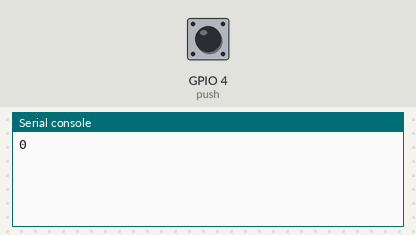
This program was run on a simulated ESP32 board running MicroPython. On the bench: the last lines printed to the serial console. Inputs (shaded band) come from the test bench; at power-on: GPIO 4 (push) LOW.

Above: at 1.2 s.
1.3 s: GPIO 4 (push) pulled HIGH for 2.35 s
At 2.6 s:
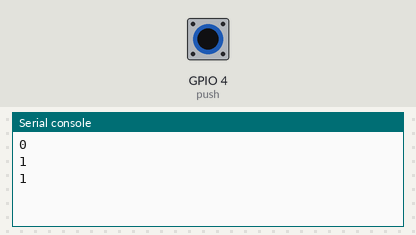
5.1 s: GPIO 4 (push) pulled HIGH for 2.35 s
At 6.8 s:
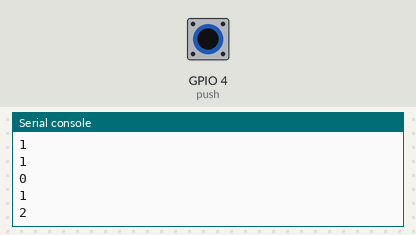
Timing chart, 0 to 8.3 s (numbered marks = the images above; inputs shaded):
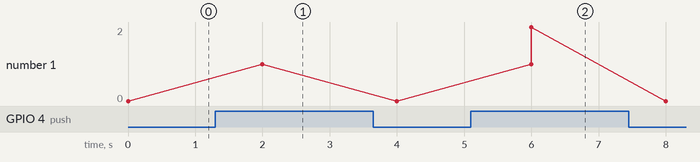

The program:

contador.py
```python
from machine import Pin
import utime


push = Pin(4,Pin.IN,Pin.PULL_DOWN)

contador=0

while True:


    estado = push.value()
    print(estado)
    if estado == 1:
        contador = contador  + 1
        print(contador)

    utime.sleep(2)


    
```

Measured:
- after the input at 1.3 s, the serial console: prints a new line after 0.70 s (image 1)
- after the input at 5.1 s, the serial console: prints a new line after 0.90 s (image 2)
